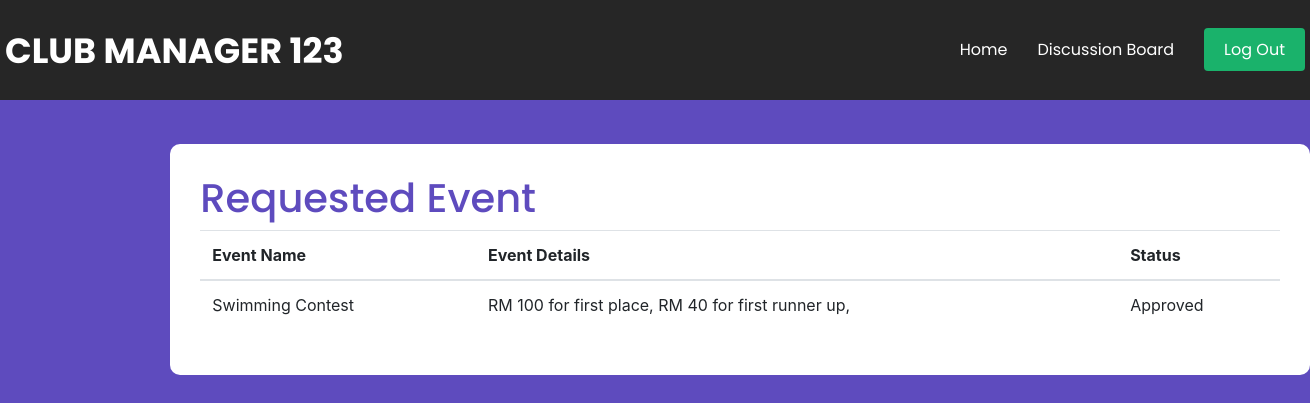
/php/comPendingEvent.php (signed in), run on the app's committed database.
### tables this page shows
CREATE TABLE IF NOT EXISTS `events` (
  `event_ID` int NOT NULL AUTO_INCREMENT,
  `club_ID` int NOT NULL,
  `club_name` varchar(20) NOT NULL,
  `event_name` varchar(255) NOT NULL,
  `event_details` varchar(255) NOT NULL,
  `start_date` date NOT NULL,
  `end_date` date NOT NULL,
  `time` time NOT NULL,
  `approval` tinyint(1) DEFAULT NULL,
  PRIMARY KEY (`event_ID`),
  KEY `club_ID` (`club_ID`),
  KEY `club_name` (`club_name`)
);

### php/comPendingEvent.php (the view, shortened to what this page needs)
<?php
include '../template/comNavbar.php';
$sql = "SELECT * FROM events WHERE club_ID = '".$_SESSION['committeeClubID']."' ORDER BY events.approval ASC ";
$result = mysqli_query($_SESSION["conn"], $sql);
?>
<!DOCTYPE html>
<html lang="en">
<head>
  <link rel="stylesheet" href="https://cdn.jsdelivr.net/npm/bootstrap@4.6.1/dist/css/bootstrap.min.css">
</head>
<body>
<div class="container">
  <h2>Requested Event</h2>
  <table class="table">
    <thead>
      <tr>
        <th>Event Name</th>
        <th>Event Details</th>
        <th>Status</th>
      </tr>
    </thead>
    <tbody>
<?php
if (mysqli_num_rows($result) > 0) {
  while($row = mysqli_fetch_assoc($result)) {
    $status = $row['approval'];
    if ($row['approval'] == 0){
      $status = "Not Approve (Yet)";
    }else if($row['approval'] != 0){
      $status ="Approved";
    }
      ?>
      <tr>
        <td><?php echo $row["event_name"]?></td>
        <td><?php echo $row["event_details"]?></td>
        <td><?php echo $status?></td>
      </tr>
      <?php
  }
} else {
  echo "No Any Event Request yet.";
}
?>
</tbody>
  </table>
</div>
</body>
</html>

### css/navbar_.css (style rules this page uses)
* { margin: 0; padding: 0; list-style: none; text-decoration: none; }

### php/comPendingEvent.php (style rules this page uses)
html { overflow:scroll; }
body { background-color:rgb(94, 75, 190); }
.container { position:absolute; left:13%; top:18%; background-color:white; border-radius: 10px; padding:30px; }
h2 { color:rgb(94, 75, 190); font-family:'Poppins'; font-size: 40px; }

### data on the page
events: event_name "Swimming Contest", event_details "RM 100 for first place, RM 40 for first runner up,", approval "Approved"
